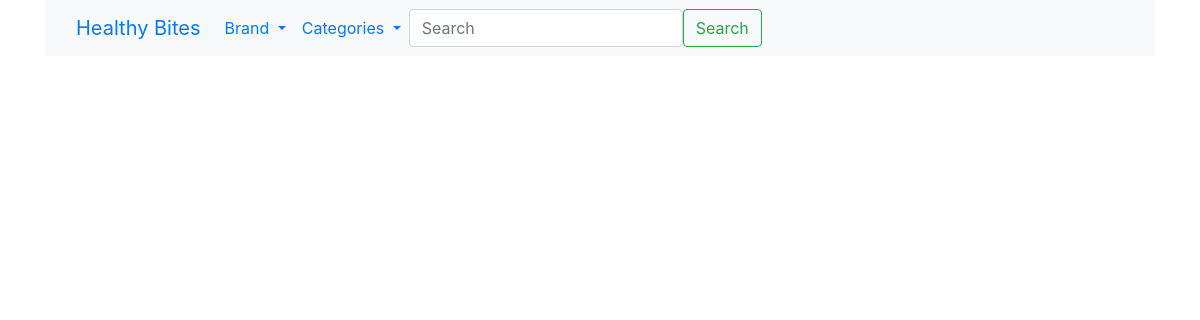
Before: /brand/1 with the older database file.
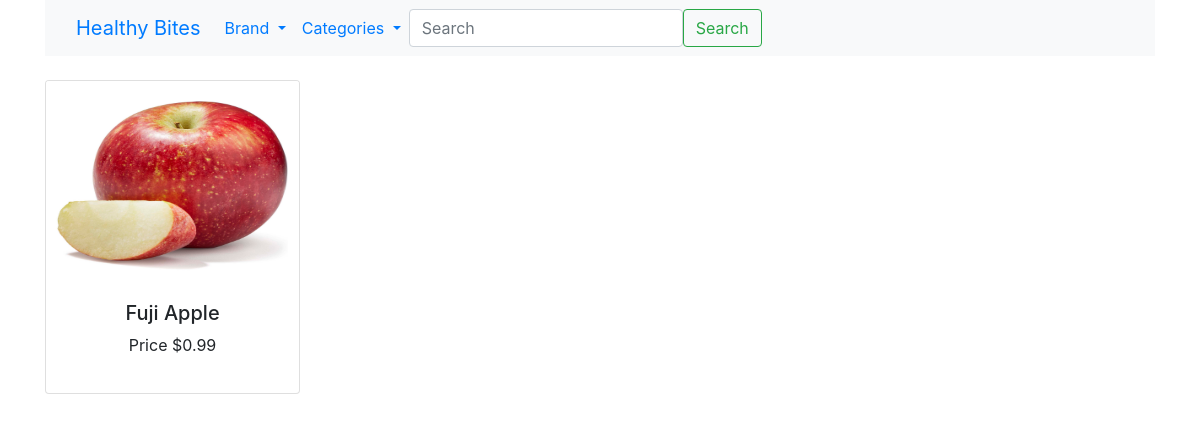
After: the same page with the newer database file.
### shop/products/models.py (models this page shows, shortened)
class Product(db.Model):
    id = db.Column(db.Integer, primary_key=True)
    name = db.Column(db.String(80), nullable=False)
    price = db.Column(db.Numeric(10,2), nullable=False)
    discount = db.Column(db.Integer, default=0)
    stock = db.Column(db.Integer, nullable=False)
    colors = db.Column(db.Text, nullable=False)
    desc = db.Column(db.Text, nullable=False)
    pub_date = db.Column(db.DateTime, nullable=False,default=datetime.utcnow)
    category_id = db.Column(db.Integer, db.ForeignKey('category.id'),nullable=False)
    category = db.relationship('Category',backref=db.backref('categories', lazy=True))
    brand_id = db.Column(db.Integer, db.ForeignKey('brand.id'),nullable=False)
    brand = db.relationship('Brand',backref=db.backref('brands', lazy=True))
    image_1 = db.Column(db.String(150), nullable=False, default='image1.jpg')
    image_2 = db.Column(db.String(150), nullable=False, default='image2.jpg')
    image_3 = db.Column(db.String(150), nullable=False, default='image3.jpg')

### shop/products/routes.py (the view)
@app.route('/brand/<int:id>')
def brand(id):
    p_by_brand = Product.query.filter_by(brand_id=id).all()
    return render_template('products/index.html', p_by_brand=p_by_brand, brands=brands())

### shop/products/routes.py (called while the page is built)
def brands():
    brands = Brand.query.join(Product, (Brand.id == Product.brand_id)).all()
    return brands

### shop/templates/products/index.html (shortened to what this page needs)
{% extends "layout.html" %}
{% block content %}
{% include 'navbar.html' %}
<div class="container">
    <div class="row">
        {% if p_by_brand %}
            {% for p in p_by_brand %}
                <div class="col-md-3 mt-4">
                    <div class="card">
                        <img src="{{url_for('static', filename='images/' + p.image_1)}}" class="card-img-top"
                             alt="{{p.name}}" height="200" width="200">
                        <div class="card-body">
                          <h5 class="text-center">{{p.name}}</h5>
                          <p class="text-center">Price ${{p.price}}</p>
                        </div>
                    </div>
                </div>
            {% endfor %}
        {% endif %}
    </div>
</div>
{% endblock content %}

Changed rows visible on the page:
added Product: image_1 (picture), name "Fuji Apple", price "0.99"
